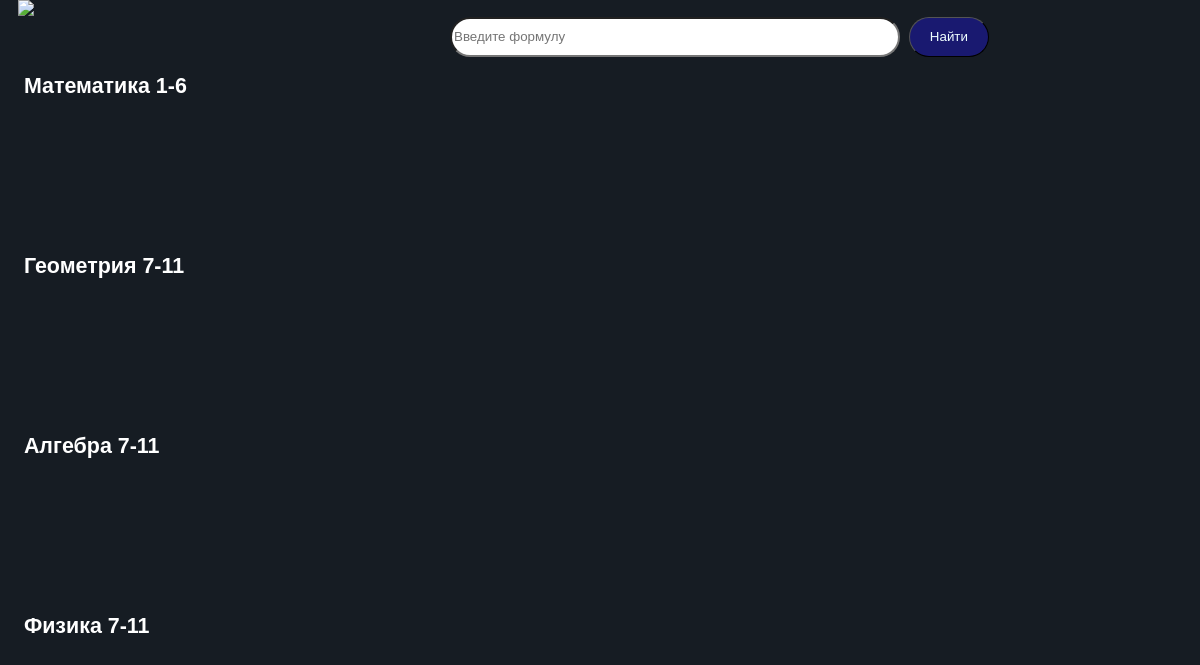
/cinema/, run on an earlier commit of the app's database.
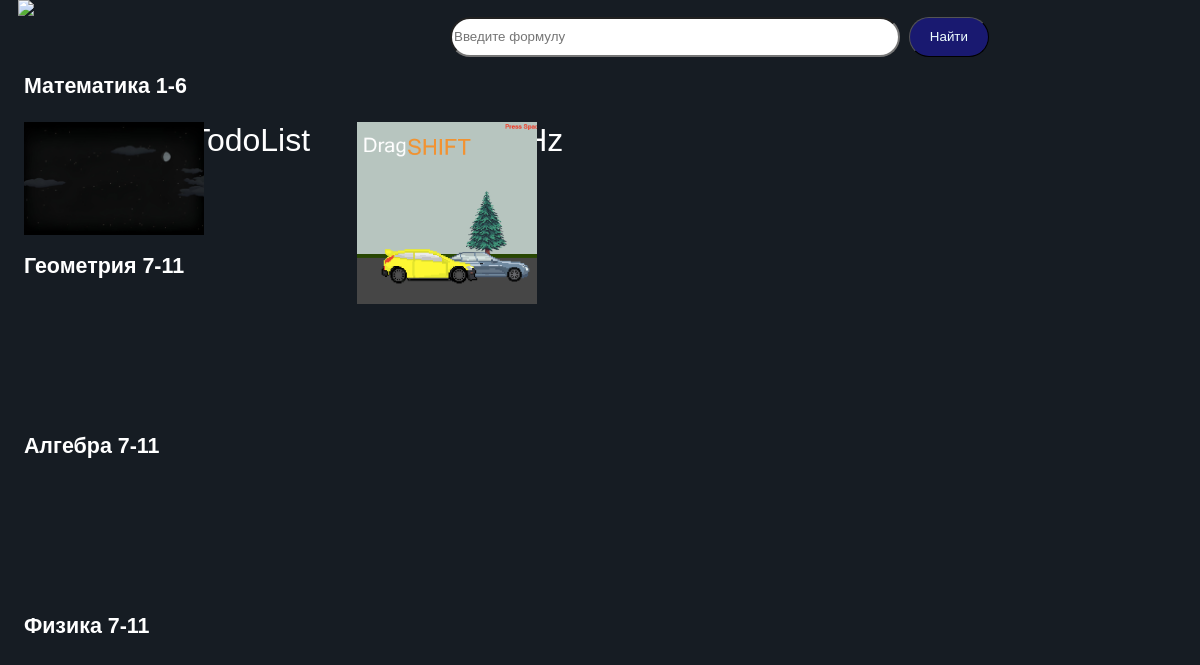
And on a later commit of the database.
### cinema/models.py (models this page shows)
class Video(models.Model):
    url = models.TextField("url")
    title = models.CharField("title", max_length=50)
    preview = models.ImageField("preview")
    category = models.CharField("category", max_length=50, default="Math")
    class Meta():
        verbose_name = "Video"
        verbose_name_plural = "Videos"

### cinema/views.py (the view)
# urls.py: path('cinema/', include(cinema.urls)),
def cinema(request):
    videos = Video.objects.all()
    return render(request, "cinema/cinema.html", context={"videos":videos})

### cinema/templates/cinema/cinema.html (shortened to what this page needs)
<!DOCTYPE html>
<html lang="ru">
<head>
    {%load static%}
    <link rel="stylesheet" href="{%static 'mainpage/css/mainstyle.css'%}">
    <link rel="stylesheet" href="{%static 'subjectscontent/css/base.css'%}">
    <link rel="stylesheet" href="{%static 'cinema/css/cinema.css'%}">
</head>
<body>
    <a href=".." class="basereturn"><img src = "https://cdn.alfacrm.pro/favicon-48.png" class="basereturn"></a>
    <form action="">
        <input type="search" name="" id="" placeholder="Введите формулу">
        <input type="submit" value = "Найти" name="" id="">
    </form>
    <div class="column">
        <div class="category">
            <h6>Математика 1-6</h6>
        </div>
        <div class="row">
            {% for i in videos %}
                <a href="{{ i.url }}"><img src="{{ i.preview.url }}"></a>
                <span>{{ i.title }}</span>
            {% endfor %}
        </div>
        <div class="category">
            <h6>Геометрия 7-11</h6>
        </div>
        <div class="row">
        </div>
        <div class="category">
            <h6>Алгебра 7-11</h6>
        </div>
        <div class="row">
        </div>
        <div class="category">
            <h6>Физика 7-11</h6>
        </div>
    </div>
</body>
</html>

### mainpage/static/mainpage/css/mainstyle.css (style rules this page uses)
body { background-color: rgb(22, 28, 35); color: white; font-size: 2em; margin: 0; }
html { font-family: "Gidole", sans-serif; font-weight: 400; font-style: normal; }
a { background-color: midnightblue; text-decoration: none; font-weight: 900; color: white; padding: 20px; border-radius: 20px; }

### subjectscontent/static/subjectscontent/css/base.css (style rules this page uses)
body { margin: 0; display: flex; background-color: rgb(22, 28, 35); }
img { position: absolute; }
html { font-family: "Gidole", sans-serif; font-weight: 400; font-style: normal; }
.basereturn { background-color: unset; display: unset; width: 80px; color: unset; top: 17px; left: 17px; padding: 0px; }
a { display: inline-block; width: 120px; color: azure; text-decoration: none; background-color: midnightblue; padding: 20px; border-radius: 20px; }
form { margin: auto; }
input[type="search"] { height: 40px; width: 450px; border-radius: 20px; }
input[type="submit"] { background-color: midnightblue; color: azure; text-decoration: none; border-radius: 20px; height: 40px; width: 80px; border-width: 1px; }

### cinema/static/cinema/css/cinema.css (style rules this page uses)
body { display: flex; flex-direction: column; }
.basereturn { top: 0%; left: 0%; margin-left: 1.5%; width: 80px; }
form { padding-left: 37.5vw; margin: 0%; width: fit-content; }
a { padding: 0px; background-color: unset; }
form { margin-top: 1%; }
div { display: flex; flex-direction: column; margin-left: 1%; }
.column { height: 90vh; justify-content: space-around; }
.row { position: relative; height: 15%; flex-direction: row; gap: 4%; }
img { width: 180px; }
h6 { margin-block-start: 0.5em; margin-block-end: 0.5em; }

What changed in the data, as far as the page shows it:
added Video: preview (picture), title "TodoList"
added Video: preview (picture), title "Hz"
